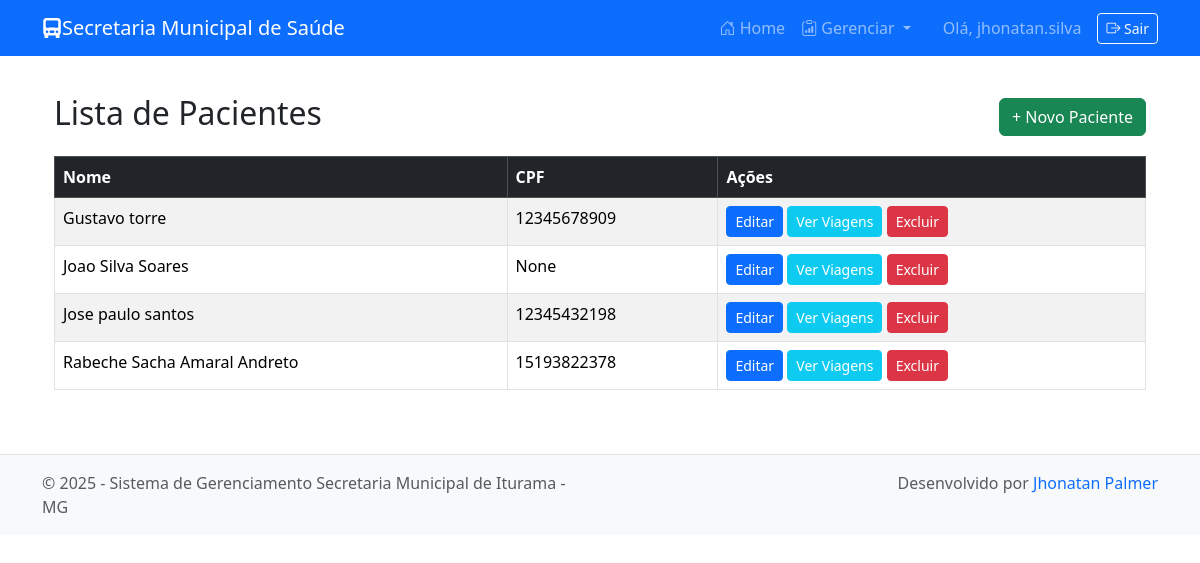
/pacientes/ (signed in), run on the app's committed database.
### pacientes/models.py (models this page shows, shortened)
class Paciente(models.Model):
    nome = models.CharField(max_length=150)
    cpf = models.CharField(max_length=11, blank=True, null=True, unique=True, validators=[validate_cpf])
    cns = models.CharField(max_length=15, blank=True, null=True)
    data_nascimento = models.DateField()
    endereco = models.TextField(max_length=30)
    telefone = models.CharField(max_length=20, blank=True)

### pacientes/views.py (the view)
# urls.py: path('', PacienteListView.as_view(), name='paciente_list'),
class PacienteListView(LoginRequiredMixin, ListView):
    login_url = '/accounts/login/'
    model = Paciente
    template_name = "pacientes/paciente_list.html"
    context_object_name = "pacientes"
    ordering = ["nome"]

### pacientes/templates/pacientes/paciente_list.html (shortened to what this page needs)
{% extends "base.html" %}
{% block content %}
<div class="container mt-4">
    <div class="d-flex justify-content-between align-items-center mb-3">
        <h2>Lista de Pacientes</h2>
        <a href="{% url 'paciente_create' %}" class="btn btn-success">+ Novo Paciente</a>
    </div>
    {% if pacientes %}
        <div class="table-responsive">
            <table class="table table-striped table-bordered">
                <thead class="table-dark">
                    <tr>
                        <th>Nome</th>
                        <th>CPF</th>
                        <th>Ações</th>
                    </tr>
                </thead>
                <tbody>
                    {% for paciente in pacientes %}
                    <tr>
                        <td>{{ paciente.nome }}</td>
                        <td>{{ paciente.cpf }}</td>
                        <td class="no-print">
                            <a href="{% url 'paciente_update' paciente.pk %}" class="btn btn-sm btn-primary no-print">Editar</a>
                            <a href="{% url 'viagem-list' %}?paciente={{ paciente.pk }}" class="btn btn-sm btn-info text-white no-print">Ver Viagens</a>
                            <button type="button" class="btn btn-sm btn-danger no-print" data-bs-toggle="modal" data-bs-target="#confirmDeleteModal" data-action-url="{% url 'paciente_delete' paciente.pk %}" data-paciente-nome="{{ paciente.nome|escapejs }}">
                                Excluir
                            </button>
                        </td>
                    </tr>
                    {% endfor %}
                </tbody>
            </table>
        </div>
    {% else %}
        <div class="alert alert-info">
            Nenhum paciente cadastrado no momento.
        </div>
    {% endif %}
</div>
{% endblock %}

### secretaria_it/templates/base.html (shortened to what this page needs)
<!DOCTYPE html>
<html lang="pt-br">
<head>
    <link href="https://cdn.jsdelivr.net/npm/bootstrap@5.3.2/dist/css/bootstrap.min.css" rel="stylesheet" />
    <link href="https://cdn.jsdelivr.net/npm/bootstrap-icons@1.10.5/font/bootstrap-icons.css" rel="stylesheet" />
</head>
<body>
    <nav class="navbar navbar-expand-lg navbar-dark bg-primary fixed-top">
        <div class="container">
            <a class="navbar-brand" href="{% url 'dashboard' %}">
                <i class="bi bi-truck-front-fill"></i>Secretaria Municipal de Saúde
            </a>
            <div class="collapse navbar-collapse" id="navbarNav">
                <ul class="navbar-nav ms-auto">
                    <li class="nav-item">
                        <a class="nav-link" href="{% url 'dashboard' %}">
                            <i class="bi bi-house-door"></i> Home
                        </a>
                    </li>
                    {% if user.is_authenticated %}
                    <li class="nav-item dropdown">
                        <a class="nav-link dropdown-toggle" href="#" id="navDropdown" role="button" data-bs-toggle="dropdown" aria-expanded="false">
                            <i class="bi bi-clipboard-data"></i> Gerenciar
                        </a>
                    </li>
                    <li class="nav-item d-flex align-items-center ms-3">
                        <span class="nav-link mb-0">Olá, {{ user.get_full_name|default:user.username }}</span>
                        <form method="post" action="{% url 'logout' %}" class="d-inline ms-2 mb-0">
                            <button type="submit" class="btn btn-outline-light btn-sm">
                                <i class="bi bi-box-arrow-right"></i> Sair
                            </button>
                        </form>
                    </li>
                    {% else %}
                    <li class="nav-item">
                        <a class="nav-link" href="{% url 'login' %}"><i class="bi bi-box-arrow-in-right"></i> Login</a>
                    </li>
                    {% endif %}
                </ul>
            </div>
        </div>
    </nav>
    <main class="container mt-4">
        {% block content %}{% endblock %}
    </main>
    <footer>
        <div class="container">
            <div class="row text-muted">
                <div class="col-md-6 text-md-start mb-2 mb-md-0">
                    &copy; {{ year|default:"2025" }} - Sistema de Gerenciamento Secretaria Municipal de Iturama - MG
                </div>
                <div class="col-md-6 text-md-end">
                    Desenvolvido por <a href="https://www.instagram.com/jhonatan.babu/" target="_blank" class="text-decoration-none">Jhonatan Palmer</a>
                </div>
            </div>
        </div>
    </footer>
</body>
</html>

### secretaria_it/templates/base.html (style rules this page uses)
body { padding-top: 70px; }
footer { background-color: #f8f9fa; padding: 1rem 0; text-align: center; margin-top: 3rem; border-top: 1px solid #dee2e6; }

### data on the page
Paciente: nome "Gustavo torre", cpf "12345678909"
Paciente: nome "Joao Silva Soares", cpf "None"
Paciente: nome "Jose paulo santos", cpf "12345432198"
Paciente: nome "Rabeche Sacha Amaral Andreto", cpf "15193822378"

### other printed values
{{ user.get_full_name|default:user.username }} "jhonatan.silva"
{{ year|default:"2025" }} "2025"
